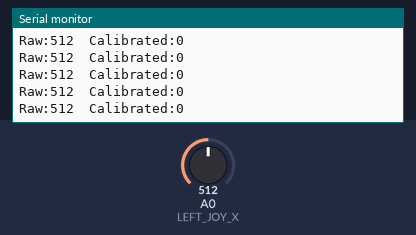
A sketch run on a simulated Arduino Uno, built with avr-gcc and run on an emulated ATmega328P. Shown: the last lines printed to the serial monitor. The inputs (shaded band) are chosen by the test bench; at power-on: A0 (LEFT_JOY_X) = 512.

Above: at 1.2 s.
1.3 s: A0 (LEFT_JOY_X) set to 716
At 1.31 s:
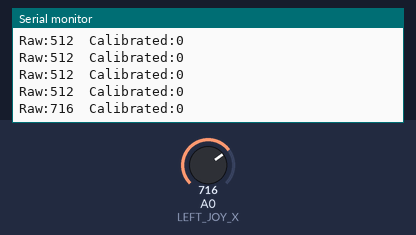
2.8 s: A0 (LEFT_JOY_X) set to 900
At 2.82 s:
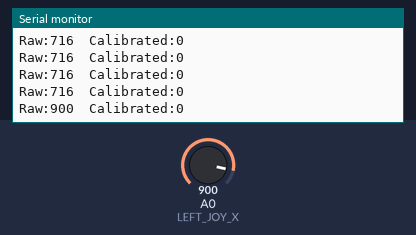
Timing chart, 0 to 5.8 s (numbered marks = the images above; inputs shaded):
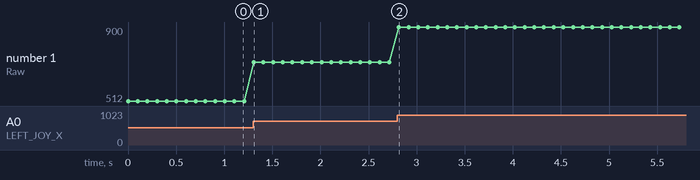

Measured:
- after the input at 1.3 s, the serial monitor: prints a new line at once (image 1)
- after the input at 2.8 s, the serial monitor: prints a new line at once (image 2)
- plotted number 1: 512 → 716 after the input at 1.3 s, 716 → 900 after the input at 2.8 s

The sketch:

throttle-calibration.ino
```cpp
#define LEFT_JOY_X        A0 // analog pin connected to X output
#define LEFT_JOY_Y        A1 // analog pin connected to Y output
#define LEFT_JOY_SWITCH   6  // digital pin connected to switch output

void setup() {
  Serial.begin(9600);
  pinMode(LEFT_JOY_SWITCH, INPUT_PULLUP);
}

void loop() {
  int previous_raw = 0;
  int previous_calibrated = 0;
  int raw_throttle = analogRead(LEFT_JOY_X);
  int calibrated_throttle = mapThrottleJoystickValue(raw_throttle, 23, 508, 1005, true);

  if (different(previous_raw, raw_throttle) || different(previous_calibrated, calibrated_throttle)) {
    Serial.print("Raw:");
    Serial.print(raw_throttle);
    Serial.print("\t");
    Serial.print("Calibrated:");
    Serial.println(calibrated_throttle);
    previous_raw = raw_throttle;
    previous_calibrated = calibrated_throttle;
  }

  delay(100);
}

bool different(int i1, int i2) {
  return abs(i1 - i2) > 10;
}

int mapJoystickValue(int val, int lower, int middle, int upper, bool reverse)
{
  val = constrain(val, lower, upper);
  if ( val < middle )
    val = map(val, lower, middle, 0, 512);
  else
    val = map(val, middle, upper, 512, 1023);
  return ( reverse ? 1023 - val : val );
}

int mapThrottleJoystickValue(int val, int lower, int middle, int upper, bool reverse) {
  val = mapJoystickValue(val, lower, middle, upper, reverse);
  if (val < 512)
    return 0;
  else
    return map(val, 512, 1023, 0, 1023);
}
```
